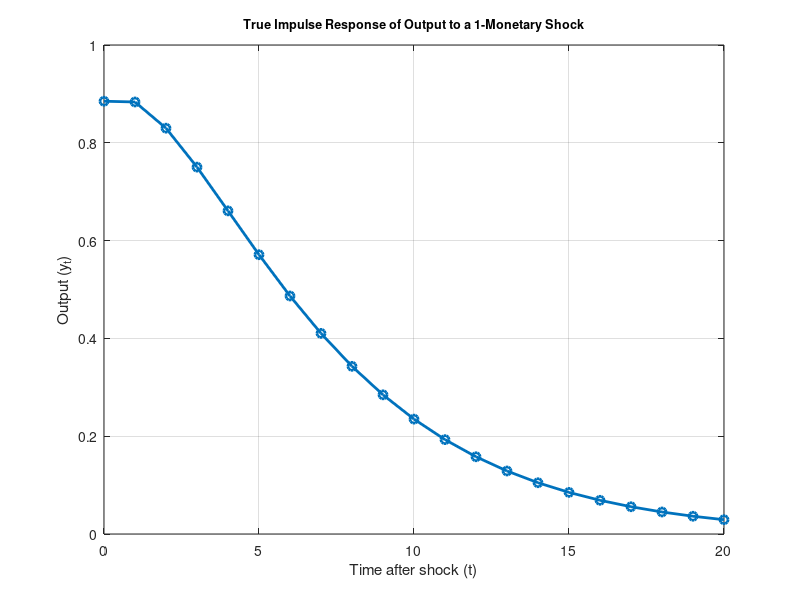

Source code (MATLAB):
clear all 

% Parameters
beta = 0.99;
kappa = 0.13;
rho = 0.8;

% Coefficients from numerical solution (approximated)
a = 0.701502; % 1.43991; 
b = 0.262662; % -1.70648; 
c = 0.885;
d = 0.115;  % Not used here since eta_t = 0

% Simulation settings
T = 21;                     % Number of periods
y = zeros(T, 1);            % Output
delta_M = zeros(T, 1);      % Money growth
eps = zeros(T, 1);          % Monetary shocks
eta = zeros(T, 1);          % Productivity shocks

% Apply one-unit shock at t = 0 -- or 1 standard deviation for eps
eps(1) = 1;
%eps(1) = 0.00066;

% Simulate model
for t = 1:T
    if t == 1
        delta_M(t) = eps(t);
        y(t) = c * eps(t);
    else
        delta_M(t) = rho * delta_M(t-1) + eps(t);
        y(t) = a * y(t-1) + b * delta_M(t-1) + c * eps(t);
    end
end

% Plot impulse response
figure;
plot(0:T-1, y, 'o-', 'LineWidth', 2);
title('True Impulse Response of Output to a 1-Monetary Shock','FontSize',9);
xlabel('Time after shock (t)');
ylabel('Output (y_t)');
grid on;

% Save figure
saveas(gcf, 'out/2_IRF_theoretical_y.png');
